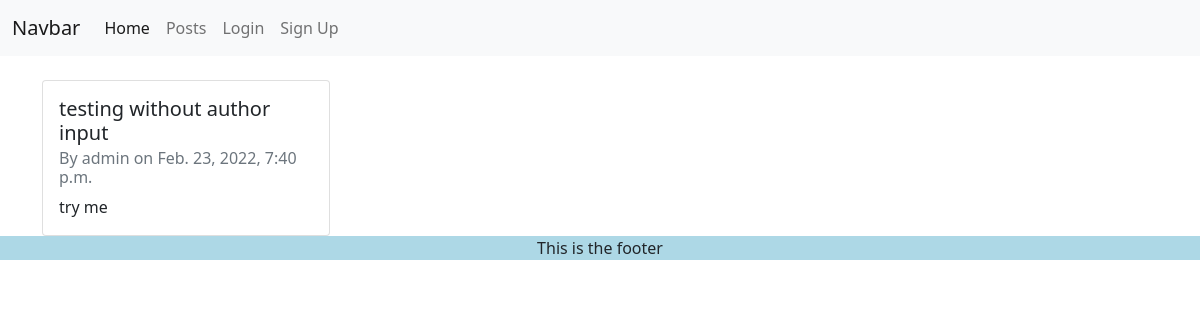
/posts/7, run on the app's committed database.
### blog/models.py (models this page shows, shortened)
class Post(models.Model):
    title = models.CharField(max_length=255)
    author = models.ForeignKey(User, on_delete=models.CASCADE)
    content = models.TextField()
    date_posted = models.DateTimeField(auto_now_add=True)

### blog/views.py (the view)
# urls.py: path('posts/<int:post_id>', views.individualPost, name='individualPost'),
def individualPost(request, post_id):
    post = Post.objects.get(id=post_id)
    context = {'post': post}
    return render(request, 'blog/individualpost.html', context)

### blog/templates/blog/individualpost.html (shortened to what this page needs)
{% extends "blog/base.html" %}
{% block content %}
    <div class="card mt-4" style="width: 18rem;">
        <div class="card-body">
            <h5 class="card-title">{{ post.title }}</h5>
            <h6 class="card-subtitle mb-2 text-muted">By {{ post.author }} on {{ post.date_posted }}</h6>
            <p class="card-text">{{ post.content }}</p>
        </div>
    </div>
{% endblock content %}

### data on the page
Post: title "testing without author input", author "admin", date_posted "Feb. 23, 2022, 7:40 p.m.", content "try me"
